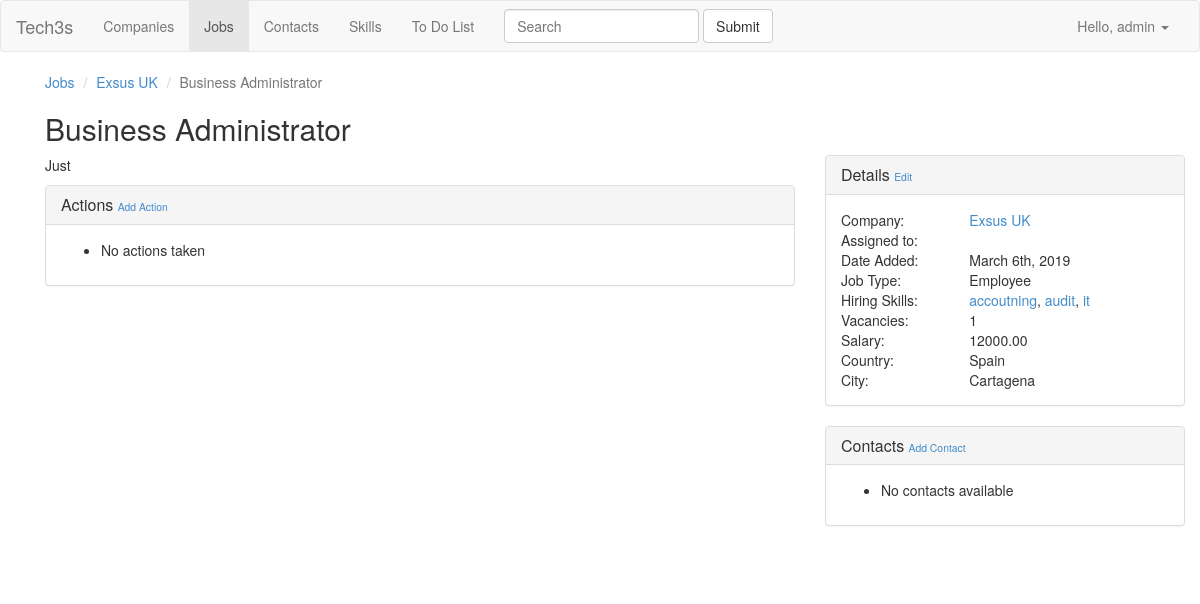
Screenshot of /jobs/exsus-uk/business-administrator/ (signed in) with the database file from the repository.
### crm/models.py (models this page shows, shortened)
class Job(models.Model):
    JOB_TYPE_CHOICES = (
        ('employee', 'Employee'),
        ('freelance', 'Freelance'),
    )
    STATUS_CHOICES = (
        ('open', 'Open'),
        ('won', 'Won'),
        ('lost', 'Lost'),
        ('canceled_by_client', 'Canceled by Client'),
    )
    title = models.CharField(max_length=250, db_index=True)
    description = models.TextField()
    zip_code = models.CharField(max_length=10, blank=True)
    num_vacancies = models.IntegerField(default=1)
    job_type = models.CharField(max_length=15, choices=JOB_TYPE_CHOICES)
    salary = models.DecimalField(max_digits=10, decimal_places=2)
    fee = models.CharField(max_length=25, blank=True)
    total_income = models.DecimalField(
        max_digits=10, decimal_places=2, null=True, blank=True)
    document = models.FileField(
        upload_to='uploads/docs/jobs/%Y/%m/%d/', blank=True)
    slug = models.SlugField(max_length=250, unique=True)
    timestamp = models.DateTimeField(auto_now_add=True, db_index=True)
    nubelo_id = models.IntegerField(null=True, blank=True)
    nubelo_url = models.URLField(max_length=250, blank=True)
    company = models.ForeignKey(Company, related_name='jobs')
    skills = models.ManyToManyField(Skill, related_name='jobs')
    city = models.ForeignKey(City, related_name='jobs')
    created_by = models.ForeignKey(
        settings.AUTH_USER_MODEL, related_name='created_jobs',
        db_index=True)
    assigned_to = models.ForeignKey(
        settings.AUTH_USER_MODEL, related_name='assigned_jobs')
    class Meta:
        ordering = ('-timestamp',)
    def get_job_action_create_url(self):
        return reverse(
            'crm_job_action_create',
            kwargs={
                'company_slug': self.company.slug,
                'job_slug': self.slug,
            })
    def get_update_url(self):
        return reverse(
            'crm_job_update',
            kwargs={
                'company_slug': self.company.slug,
                'job_slug': self.slug
            })

class Company(models.Model):
    STATUS_CHOICES = (
        ('contacted', 'Contacted'),
        ('accepted', 'Accepted'),
        ('declined', 'Declined'),
        ('n/a', 'N/A'),
    )
    name = models.CharField(max_length=100, db_index=True)
    legal_name = models.CharField(max_length=100, blank=True)
    cif = models.CharField(max_length=25, blank=True)
    website = models.URLField(blank=True)
    description = models.TextField(blank=True)
    address = models.CharField(max_length=100, blank=True)
    zip_code = models.CharField(max_length=10, blank=True)
    slug = models.SlugField(max_length=250, unique=True, blank=True)
    official_company = models.BooleanField(
        default=True,
        help_text='Official company in Nubelo, in case of duplicates',
        blank=True)
    fee = models.CharField(max_length=25, blank=True)
    nubelo_id = models.IntegerField(null=True, blank=True)
    nubelo_url = models.URLField(max_length=250, blank=True)
    status = models.CharField(max_length=15, choices=STATUS_CHOICES)
    updated = models.DateTimeField(auto_now=True)
    timestamp = models.DateTimeField(auto_now_add=True, db_index=True)
    city = models.ForeignKey(City, related_name='companies')
    industry = models.ForeignKey(Industry, related_name='companies')
    skills = models.ManyToManyField(Skill, related_name='companies')
    created_by = models.ForeignKey(
        settings.AUTH_USER_MODEL, related_name='created_companies',
        db_index=True)
    owner = models.ForeignKey(
        settings.AUTH_USER_MODEL, related_name='owned_companies')
    assigned_to = models.ForeignKey(
        settings.AUTH_USER_MODEL, related_name='assigned_companies')
    class Meta:
        ordering = ('-timestamp',)
        verbose_name_plural = "companies"
    def get_absolute_url(self):
        return reverse('crm_company_detail', kwargs={'slug': self.slug})
    def get_contact_create_url(self):
        return reverse(
            'crm_contact_create', kwargs={'company_slug': self.slug})
    def __str__(self):
        return self.name

class Skill(models.Model):
    name = models.CharField(max_length=31, db_index=True, unique=True)
    slug = models.SlugField(max_length=31, unique=True)
    class Meta:
        ordering = ('name',)
    def get_absolute_url(self):
        return reverse('crm_skill_detail', kwargs={'slug': self.slug})

class City(models.Model):
    geonameid = models.IntegerField(primary_key=True)
    name = models.CharField(max_length=100, db_index=True)
    latitude = models.DecimalField(max_digits=9, decimal_places=6)
    longitude = models.DecimalField(max_digits=9, decimal_places=6)
    feature_code = models.CharField(max_length=15)
    country = models.ForeignKey(Country, related_name='cities')
    population = models.IntegerField(default=0)
    class Meta:
        ordering = ('name', 'country')
        verbose_name_plural = 'cities'
    def __str__(self):
        return '{}'.format(self.name)

class Country(models.Model):
    country_code = models.CharField(max_length=2, primary_key=True)
    name = models.CharField(max_length=100)
    class Meta:
        verbose_name_plural = 'countries'
    def __str__(self):
        return self.name

### crm/views.py (the view)
@class_login_required
class JobDetail(InjectCompanyContextMixin, JobGetObjectMixin, DetailView):
    model = Job
    slug_url_kwarg = 'job_slug'

### crm/utils.py (called while the page is built)
    def get_context_data(self, **kwargs):
        if hasattr(self, 'company'):
            context = {self.company_context_object_name: self.company}
        else:
            company_slug = self.kwargs.get(self.company_slug_url_kwarg)
            company = get_object_or_404(Company, slug__iexact=company_slug)
            context = {
                self.company_context_object_name: company,
                self.company_context_object_assigned_to: company.assigned_to,
                self.company_context_object_fee: company.fee,
                self.company_context_object_city: company.city,
            }
        context.update(kwargs)
        return super().get_context_data(**context)

    def get_object(self, queryset=None):
        company_slug = self.kwargs.get(self.company_slug_url_kwarg)
        job_slug = self.kwargs.get(self.slug_url_kwarg)
        return get_object_or_404(
            Job,
            slug__iexact=job_slug,
            company__slug__iexact=company_slug)

### crm/templates/crm/job_detail.html (shortened to what this page needs)
{% extends "crm/base_crm.html" %}
{% block content %}
  <article>
    <div class="row">
      <div class="col-md-8">
        <ol class="breadcrumb">
          <li><a href="{% url 'crm_job_list' %}">Jobs</a></li>
          <li><a href="{{ job.company.get_absolute_url }}">{{ job.company.name }}</a></li>
          <li class="active">{{ job.title }}</li>
        </ol>
        <h2>{{ job.title }}</h2>
      </div>
    </div>
    <div class="row">
      <div class="col-md-8">
        <section>
          <p>{{ job.description }}</p>
        </section>
        <section>
          <div class="panel panel-default">
              <div class="panel-heading">
                <h3 class="panel-title">
                  Actions
                  {% if request.user.is_superuser %}
                  <span class="small"><a href="{{ job.get_job_action_create_url }}">Add Action</a></span>
                  {% endif %}
                </h3>
              </div>
              <div class="panel-body">
                {% for job_action in job.job_actions.all %}
                  <div class="panel panel-default">
                    <div class="panel-body">
                      <h4>
                        {{ job_action.action|title }}
                        <span class="small">{{ job_action.timestamp|date }} by {{ job_action.created_by.get_full_name|title }}</span>
                      </h4>
                      {{ job_action.description }}
                    </div>
                  </div>
                {% empty %}
                  <ul>
                    <li>
                      No actions taken
                    </li>
                  </ul>
                {% endfor %}
              </div>
            </div>
        </section>
      </div>
      <div class="col-md-4">
        <section>
          <div class="panel panel-default">
            <div class="panel-heading">
              <h3 class="panel-title">
                Details
                {% if request.user.is_superuser %}
                <span class="small"><a href="{{ job.get_update_url }}">Edit</a></span>
                {% endif %}
              </h3>
            </div>
            <div class="panel-body">
              <table>
                <tr>
                  <td>Company:</td>
                  <td><a href="{{ job.company.get_absolute_url }}">{{ job.company }}</a></td>
                </tr>
                <tr>
                  <td>Assigned to:</td>
                  <td>{{ job.assigned_to.get_full_name|title }}</td>
                </tr>
                <tr>
                  <td>Date Added:</td>
                  <td>{{ job.timestamp|date:"F jS, Y" }}</td>
                </tr>
                <tr>
                <tr>
                  <td>Job Type:</td>
                  <td>{{ job.job_type|title }}</td>
                </tr>
                  <td>Hiring Skills:</td>
                  <td>{% for skill in job.skills.all %}
                        <a href="{{ skill.get_absolute_url }}">
                          {{ skill.name }}</a>{% if forloop.last %}{% else %}, {% endif %}
                      {% endfor %}
                  </td>
                </tr>
                <tr>
                  <td>Vacancies:</td>
                  <td>{{ job.num_vacancies }}</td>
                </tr>
                <tr>
                  <td>Salary:</td>
                  <td>{{ job.salary }}</td>
                </tr>
                <tr>
                  <td>Country:</td>
                  <td>{{ job.city.country }}</td>
                </tr>
                <tr>
                  <td>City:</td>
                  <td>{{ job.city }}</td>
                </tr>
              </table>
            </div>
          </div>
        </section>
        <section>
          <div class="panel panel-default">
            <div class="panel-heading">
              <h3 class="panel-title">
                Contacts
                {% if request.user.is_superuser %}
                <span class="small"><a href="{{ job.company.get_contact_create_url }}">Add Contact</a></span>
                {% endif %}
              </h3>
            </div>
            <div class="panel-body">
              {% for contact in job.company.contacts.all %}
                <div class="panel panel-default">
                    <div class="panel-body">
                <h4>
                  {{ contact.get_full_name|title }}
                  {% if contact.is_primary_contact %}*{% endif %}
                  <span class="small"><span class="small"><a href="{{ contact.get_absolute_url }}">Details</a></span></span>
                </h4>
                <table>
                  {% if contact.title %}
                    <tr>
                      <td>Title:</td>
                      <td>{{ contact.title }}</td>
                    </tr>
                  {% endif %}
                  {% if contact.email %}
                    <tr>
                      <td>Email:</td>
                      <td>{{ contact.email }}</td>
                    </tr>
                  {% endif %}
                  {% if contact.phone %}
                    <tr>
                      <td>Phone:</td>
                      <td>{{ contact.phone }}</td>
                    </tr>
                  {% endif %}
                  {% if contact.mobile %}
                    <tr>
                      <td>Mobile:</td>
                      <td>{{ contact.mobile }}</td>
                    </tr>
                  {% endif %}
                  {% if contact.country %}
                    <tr>
                      <td>Country:</td>
                      <td>{{ contact.country|title }}</td>
                    </tr>
                  {% endif %}
                  {% if contact.country %}
                    <tr>
                      <td>City:</td>
                      <td>{{ contact.city }}</td>
                    </tr>
                  {% endif %}
                  {% if contact.address %}
                    <tr>
                      <td>Address:</td>
                      <td>{{ contact.address }}</td>
                    </tr>
                  {% endif %}
                  {% if contact.zip_code %}
                    <tr>
                      <td>Zip Code:</td>
                      <td>{{ contact.zip_code }}</td>
                    </tr>
                  {% endif %}
                </table>
                </div>
                </div>
              {% empty %}
                <ul>
                  <li>
                    No contacts available
                  </li>
                </ul>
              {% endfor %}
            </div>
          </div>
        </section>
      </div>
    </div>
  </article>
{% endblock %}

### templates/base.html (shortened to what this page needs)
{% load staticfiles %}
<!DOCTYPE html>
<html lang="en">
<head>
  <link rel="stylesheet" type="text/css" href="{% static 'site/css/bootstrap.css' %}">
  <link rel="stylesheet" type="text/css" href="{% static 'site/css/style.css' %}">
</head>
<body>
    <header>
      <nav class="navbar navbar-default">
        <div class="container-fluid">
          <div class="navbar-header">
            <a class="navbar-brand" href="/">Tech3s</a>
          </div>
          {% if user.is_authenticated %}
          <div class="collapse navbar-collapse" id="bs-example-navbar-collapse-1">
            <ul class="nav navbar-nav">
              <li class="{% if '/companies/' in request.path %} active {% endif %}">
                <a href="{% url 'crm_company_list' %}">Companies <span class="sr-only">(current)</span></a>
              </li>
              <li class="{% if '/jobs/' in request.path %} active {% endif %}">
                <a href="{% url 'crm_job_list' %}">Jobs</a>
              </li>
              <li class="{% if '/contacts/' in request.path %} active {% endif %}">
                <a href="{% url 'crm_contact_list' %}">Contacts</a>
              </li>
              <li class="{% if '/skills/' in request.path %} active {% endif %}">
                <a href="{% url 'crm_skill_list' %}">Skills</a>
              </li>
              <li class="{% if '/to-do-list/' in request.path %} active {% endif %}">
                <a href="{% url 'crm_company_action_to_do_list' %}">To Do List</a>
              </li>
            </ul>
            <form class="navbar-form navbar-left" role="search">
              <div class="form-group">
                <input type="text" class="form-control" placeholder="Search">
              </div>
              <button type="submit" class="btn btn-default">Submit</button>
            </form>
            <ul class="nav navbar-nav navbar-right">
              <li class="dropdown">
                <a href="#" class="dropdown-toggle" data-toggle="dropdown" role="button" aria-haspopup="true" aria-expanded="false">Hello, {{ user.username }} <span class="caret"></span></a>
              </li>
            </ul>
          </div>
          {% endif %}
        </div>
      </nav>
    </header>
      <div class="container">
      <div class="container">
        <main>
        {% block content %}{% endblock %}
      </main>
      </div>
      <footer>
      </footer>
    </div>
</body>
</html>

### static/site/css/style.css (style rules this page uses)
.breadcrumb { background-color: white; padding: 0; }
table { width: 100%; }
footer { padding-top: 30px; }

### rows the page displays
Job: company.name "Exsus UK", title "Business Administrator", description "Just", company "Exsus UK", timestamp "March 6th, 2019", job_type "Employee", num_vacancies "1", salary "12000.00", city.country "Spain", city "Cartagena"
Skill: name "accoutning"
Skill: name "audit"
Skill: name "it"

### other values shown
{{ user.username }} "admin"
